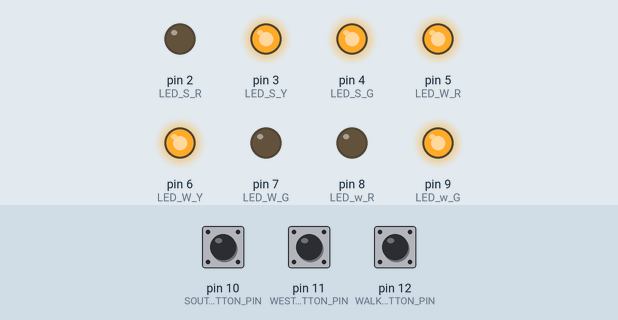
Simulated run of this sketch. Board: Arduino Uno, built with avr-gcc and run on an emulated ATmega328P. Shown: output pins drawn as LEDs (lit = HIGH). Dashed ring = blinking. The test bench sets the inputs (shaded band); at power-on: pin 10 (SOUTH_BUTTON_PIN) LOW, pin 11 (WEST_BUTTON_PIN) LOW, pin 12 (WALK_BUTTON_PIN) LOW.

Above: at 6.8 s.
6.9 s: pin 10 (SOUTH_BUTTON_PIN) pulled HIGH for 2.6 s
At 9.6 s:
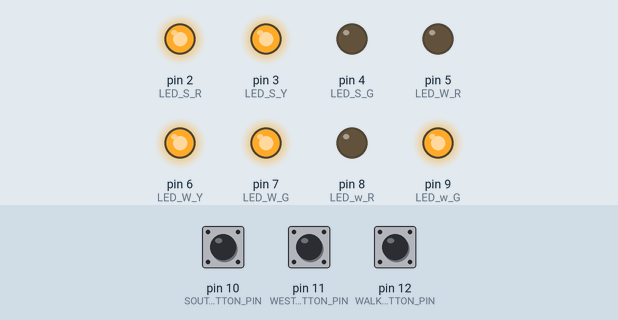
11.0 s: pin 11 (WEST_BUTTON_PIN) pulled HIGH for 2.6 s
At 12.45 s:
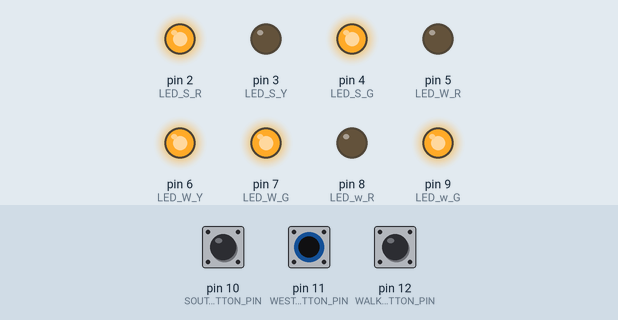
15.1 s: pin 12 (WALK_BUTTON_PIN) pulled HIGH for 2.6 s
At 17.3 s:
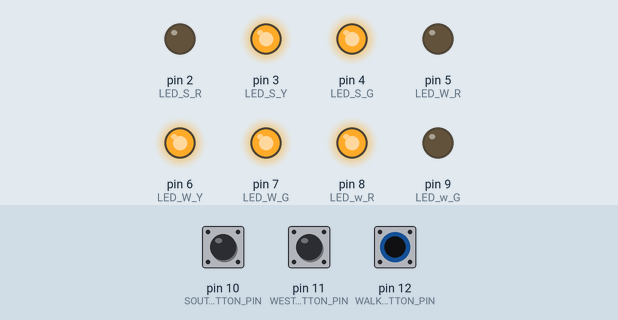
19.2 s: pin 10 (SOUTH_BUTTON_PIN) pulled HIGH for 2.6 s
At 21.35 s:
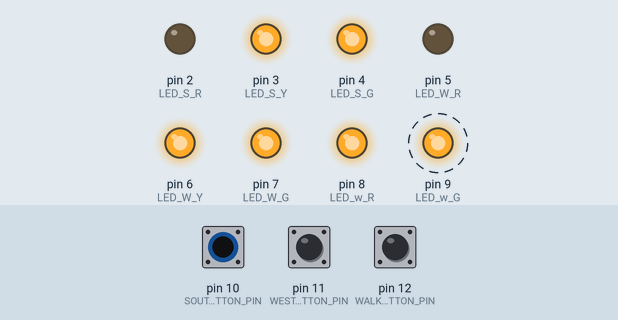
Timing chart, 0 to 24.2 s (numbered marks = the images above; inputs shaded):
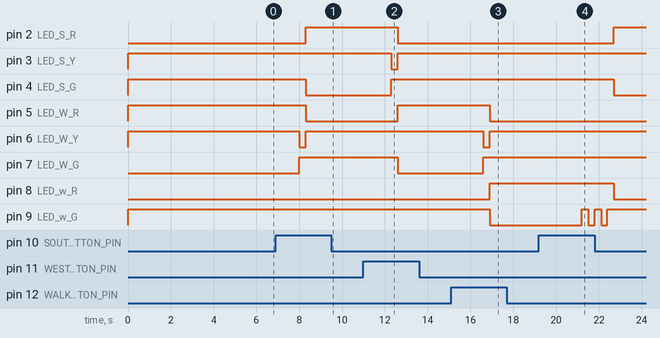

The sketch:

27_0895_1019__3_.ino
```cpp
#define LED_S_R 2
#define LED_S_Y 3
#define LED_S_G 4
#define SOUTH_BUTTON_PIN 10

#define LED_W_R 5
#define LED_W_Y 6
#define LED_W_G 7
#define WEST_BUTTON_PIN 11

#define LED_w_R 8
#define LED_w_G 9
#define WALK_BUTTON_PIN 12

#define goW 0
#define waitW 1
#define goS 2
#define waitS 3
#define gow1 4
#define gow2 5
#define waitw1 6
#define gow3 7
#define waitw2 8
#define gow4 9
#define waitw3 10

struct State {
  unsigned long ST_Out;
  // 6-bit pattern to street output
  unsigned long Time;
  // delay in msunits
  unsigned long Next[8];
}; // next state for inputs 0,1,2,3
typedef const struct State SType;
SType FSM[11]={
  {B10110011,2000,{goW,goW,waitW,waitW,waitW,waitW,waitW,waitW}},
  {B10110101,300,{goS,goS,goS,goS,gow1,gow1,goS,goS}},
  {B10011110,2000,{goS,waitS,goS,waitS,waitS,waitS,waitS,waitS}},
  {B10101110,300,{goW,goW,goW,goW,gow1,goW,gow1,gow1}},
  {B01110110,2000,{gow1,waitw3,waitw3,waitw3,gow1,waitw3,waitw3,waitw3}},
  {B11110110,300,{gow1,goW,goS,goW,gow1,goW,goS,goW}},
  {B01110110,300,{gow2,gow2,gow2,gow2,gow2,gow2,gow2,gow2}},
  {B11110110,300,{waitw1,waitw1,waitw1,waitw1,waitw1,waitw1,waitw1,waitw1}},
  {B01110110,300,{gow3,gow3,gow3,gow3,gow3,gow3,gow3,gow3}},
  {B11110110,300,{waitw2,waitw2,waitw2,waitw2,waitw2,waitw2,waitw2,waitw2}},
  {B01110110,300,{gow4,gow4,gow4,gow4,gow4,gow4,gow4,gow4}}
};
unsigned long S=0;
// index to the current state
void setup() {
  pinMode(LED_W_R, OUTPUT);
  pinMode(LED_W_Y, OUTPUT);
  pinMode(LED_W_G, OUTPUT);
  pinMode(WEST_BUTTON_PIN, INPUT);
  pinMode(LED_S_R, OUTPUT);
  pinMode(LED_S_Y, OUTPUT);
  pinMode(LED_S_G, OUTPUT);
  pinMode(SOUTH_BUTTON_PIN, INPUT);
  pinMode(LED_w_R, OUTPUT);
  pinMode(LED_w_G, OUTPUT);
  pinMode(WALK_BUTTON_PIN, INPUT);
}
int input,input1,input2,input3;
int test = 0;

void loop() {
  digitalWrite(LED_W_R, FSM[S].ST_Out& B00000001);
  digitalWrite(LED_W_Y, FSM[S].ST_Out& B00000010);
  digitalWrite(LED_W_G, FSM[S].ST_Out& B00000100);
  digitalWrite(LED_S_R, FSM[S].ST_Out& B00001000);
  digitalWrite(LED_S_Y, FSM[S].ST_Out& B00010000);
  digitalWrite(LED_S_G, FSM[S].ST_Out& B00100000);
  digitalWrite(LED_w_R, FSM[S].ST_Out& B01000000);
  digitalWrite(LED_w_G, FSM[S].ST_Out& B10000000);
  delay(FSM[S].Time);
  if(S == 0 || S == 2 || S == 4){
    test = 0;
    input = 0;
  input1 = digitalRead(WEST_BUTTON_PIN);
  input2 = digitalRead(SOUTH_BUTTON_PIN);
  input3 = digitalRead(WALK_BUTTON_PIN);
  input = input3*4+input2*2+input1;
  if(input == 0 ){
    if(test!=0){
      input = test;
    }
  }
  if(input != 0){
    test = input;
  }
  }
  S = FSM[S].Next[input];
}
```

Measured:
- after the input at 6.9 s, pin 2 (LED_S_R): LOW → HIGH after 1.4 s; pin 4 (LED_S_G), pin 5 (LED_W_R): HIGH → LOW after 1.4 s; pin 6 (LED_W_Y): HIGH → LOW after 1.1 s, → HIGH 0.30 s later; pin 7 (LED_W_G): LOW → HIGH after 1.1 s
- after the input at 11.0 s, pin 2 (LED_S_R), pin 7 (LED_W_G): HIGH → LOW after 1.6 s; pin 3 (LED_S_Y): HIGH → LOW after 1.3 s, → HIGH 0.30 s later; pin 4 (LED_S_G): LOW → HIGH after 1.3 s; pin 5 (LED_W_R): LOW → HIGH after 1.6 s
- after the input at 15.1 s, pin 5 (LED_W_R), pin 9 (LED_w_G): HIGH → LOW after 1.8 s; pin 6 (LED_W_Y): HIGH → LOW after 1.5 s, → HIGH 0.30 s later; pin 7 (LED_W_G): LOW → HIGH after 1.5 s; pin 8 (LED_w_R): LOW → HIGH after 1.8 s
- after the input at 19.2 s, pin 2 (LED_S_R): LOW → HIGH after 3.5 s; pin 4 (LED_S_G), pin 8 (LED_w_R): HIGH → LOW after 3.5 s; pin 9 (LED_w_G): alternates HIGH for 0.30 s and LOW for 0.30 s, 5 changes in all, then stays HIGH, starting after 2.0 s
